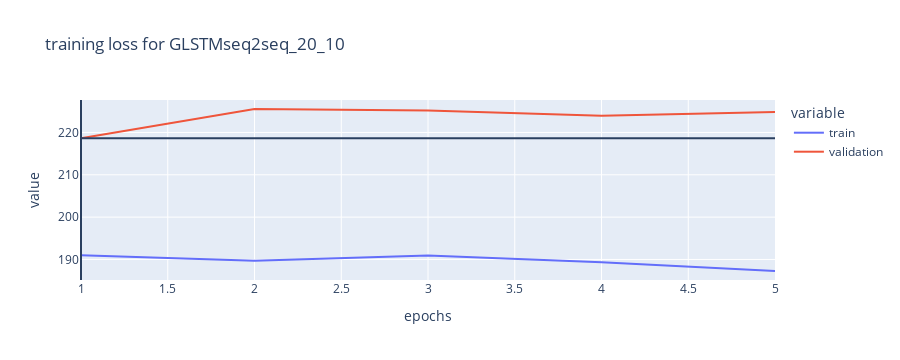

Source (notebook cell):
### Code cell
plot(model,
     config,
     loss_training, 
     loss_validation, 
     f"GLSTMseq2seq_{past_step}_{future_step}", 
     show = True)

### Figure 1 — Plotly figure (JSON) as saved in the notebook; plotly's stock layout.template omitted (floating-point values rounded to 4 significant figures)
{"data": [{"hovertemplate": "variable=train<br>epochs=%{x}<br>value=%{y}<extra></extra>", "legendgroup": "train", "line": {"color": "#636efa", "dash": "solid"}, "marker": {"symbol": "circle"}, "mode": "lines", "name": "train", "orientation": "v", "showlegend": true, "type": "scatter", "x": [1, 2, 3, 4, 5], "xaxis": "x", "y": [191.0, 189.7, 191.0, 189.4, 187.3], "yaxis": "y"}, {"hovertemplate": "variable=validation<br>epochs=%{x}<br>value=%{y}<extra></extra>", "legendgroup": "validation", "line": {"color": "#EF553B", "dash": "solid"}, "marker": {"symbol": "circle"}, "mode": "lines", "name": "validation", "orientation": "v", "showlegend": true, "type": "scatter", "x": [1, 2, 3, 4, 5], "xaxis": "x", "y": [218.7, 225.5, 225.2, 223.9, 224.8], "yaxis": "y"}], "layout": {"height": 360, "legend": {"title": {"text": "variable"}, "tracegroupgap": 0}, "shapes": [{"type": "line", "x0": 1, "x1": 1, "xref": "x", "y0": 0, "y1": 1, "yref": "y domain"}, {"type": "line", "x0": 0, "x1": 1, "xref": "x domain", "y0": 218.7, "y1": 218.7, "yref": "y"}], "title": {"text": "training loss for GLSTMseq2seq_20_10"}, "xaxis": {"anchor": "y", "autorange": true, "domain": [0, 1], "range": [0.9957, 5], "title": {"text": "epochs"}, "type": "linear"}, "yaxis": {"anchor": "x", "autorange": true, "domain": [0, 1], "range": [185.2, 227.7], "title": {"text": "value"}, "type": "linear"}}}
